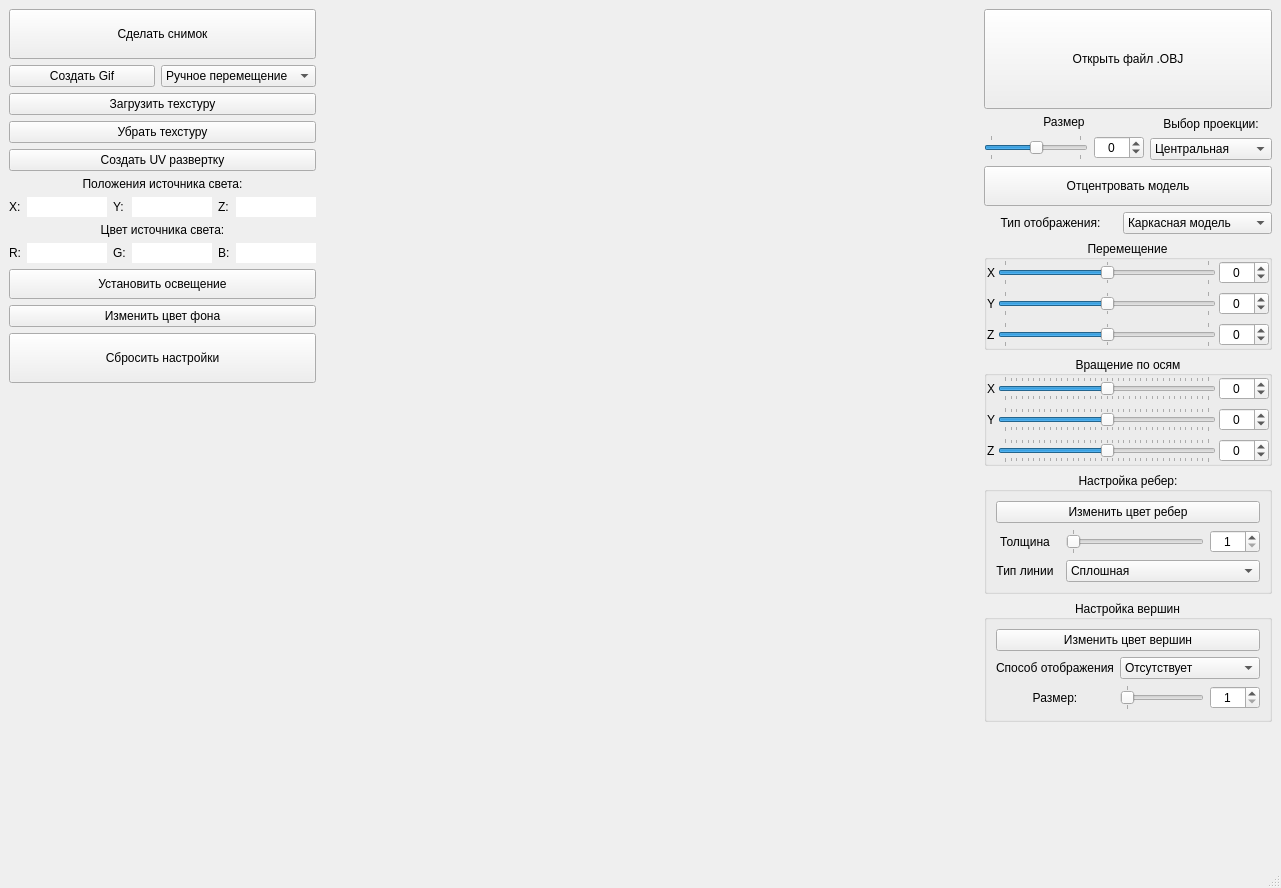
<?xml version="1.0" encoding="UTF-8"?>
<ui version="4.0">
 <class>MainWindow</class>
 <widget class="QMainWindow" name="MainWindow">
  <property name="geometry">
   <rect>
    <x>0</x>
    <y>0</y>
    <width>1281</width>
    <height>888</height>
   </rect>
  </property>
  <property name="windowTitle">
   <string>MainWindow</string>
  </property>
  <widget class="QWidget" name="centralwidget">
   <layout class="QHBoxLayout" name="horizontalLayout">
    <item>
     <layout class="QHBoxLayout" name="main" stretch="0,2,0">
      <item>
       <layout class="QVBoxLayout" name="left">
        <property name="sizeConstraint">
         <enum>QLayout::SetDefaultConstraint</enum>
        </property>
        <item>
         <layout class="QGridLayout" name="gridLayout_6">
          <item row="1" column="0">
           <widget class="QPushButton" name="Gif">
            <property name="text">
             <string>Создать Gif</string>
            </property>
           </widget>
          </item>
          <item row="0" column="0" colspan="2">
           <widget class="QPushButton" name="ScreenShot">
            <property name="minimumSize">
             <size>
              <width>0</width>
              <height>50</height>
             </size>
            </property>
            <property name="maximumSize">
             <size>
              <width>16777215</width>
              <height>16777215</height>
             </size>
            </property>
            <property name="text">
             <string>Сделать снимок</string>
            </property>
           </widget>
          </item>
          <item row="1" column="1">
           <widget class="QComboBox" name="TypeGif_box">
            <item>
             <property name="text">
              <string>Ручное перемещение</string>
             </property>
            </item>
            <item>
             <property name="text">
              <string>Перемещение по X</string>
             </property>
            </item>
            <item>
             <property name="text">
              <string>Перемещение по Y</string>
             </property>
            </item>
            <item>
             <property name="text">
              <string>Перемещение по Z</string>
             </property>
            </item>
           </widget>
          </item>
         </layout>
        </item>
        <item>
         <widget class="QPushButton" name="LoadTexture_button">
          <property name="text">
           <string>Загрузить техстуру</string>
          </property>
          <property name="checkable">
           <bool>false</bool>
          </property>
         </widget>
        </item>
        <item>
         <layout class="QVBoxLayout" name="verticalLayout_5">
          <item>
           <widget class="QPushButton" name="ClearTexture_button">
            <property name="text">
             <string>Убрать техстуру</string>
            </property>
            <property name="checkable">
             <bool>false</bool>
            </property>
           </widget>
          </item>
          <item>
           <widget class="QPushButton" name="SaveUV_buttonn">
            <property name="text">
             <string>Создать UV развертку</string>
            </property>
            <property name="checkable">
             <bool>false</bool>
            </property>
           </widget>
          </item>
          <item>
           <layout class="QVBoxLayout" name="verticalLayout_3">
            <item>
             <layout class="QGridLayout" name="gridLayout_9">
              <item row="1" column="0">
               <layout class="QHBoxLayout" name="horizontalLayout_11">
                <item>
                 <widget class="QLabel" name="X_light_text">
                  <property name="text">
                   <string>X:</string>
                  </property>
                 </widget>
                </item>
                <item>
                 <widget class="QLineEdit" name="X_light_line">
                  <property name="sizePolicy">
                   <sizepolicy hsizetype="Expanding" vsizetype="Fixed">
                    <horstretch>0</horstretch>
                    <verstretch>0</verstretch>
                   </sizepolicy>
                  </property>
                  <property name="maximumSize">
                   <size>
                    <width>80</width>
                    <height>16777215</height>
                   </size>
                  </property>
                  <property name="mouseTracking">
                   <bool>true</bool>
                  </property>
                  <property name="focusPolicy">
                   <enum>Qt::ClickFocus</enum>
                  </property>
                  <property name="frame">
                   <bool>false</bool>
                  </property>
                 </widget>
                </item>
                <item>
                 <widget class="QLabel" name="Y_light_text">
                  <property name="text">
                   <string>Y:</string>
                  </property>
                 </widget>
                </item>
                <item>
                 <widget class="QLineEdit" name="Y_light_line">
                  <property name="maximumSize">
                   <size>
                    <width>80</width>
                    <height>16777215</height>
                   </size>
                  </property>
                  <property name="mouseTracking">
                   <bool>false</bool>
                  </property>
                  <property name="focusPolicy">
                   <enum>Qt::ClickFocus</enum>
                  </property>
                  <property name="frame">
                   <bool>false</bool>
                  </property>
                 </widget>
                </item>
                <item>
                 <widget class="QLabel" name="Z_light_text">
                  <property name="text">
                   <string>Z:</string>
                  </property>
                 </widget>
                </item>
                <item>
                 <widget class="QLineEdit" name="Z_light_line">
                  <property name="maximumSize">
                   <size>
                    <width>80</width>
                    <height>16777215</height>
                   </size>
                  </property>
                  <property name="mouseTracking">
                   <bool>false</bool>
                  </property>
                  <property name="focusPolicy">
                   <enum>Qt::ClickFocus</enum>
                  </property>
                  <property name="frame">
                   <bool>false</bool>
                  </property>
                 </widget>
                </item>
               </layout>
              </item>
              <item row="0" column="0">
               <widget class="QLabel" name="XYZ_light_text">
                <property name="text">
                 <string>Положения источника света:</string>
                </property>
                <property name="alignment">
                 <set>Qt::AlignCenter</set>
                </property>
               </widget>
              </item>
             </layout>
            </item>
            <item>
             <layout class="QGridLayout" name="gridLayout_7">
              <item row="0" column="0">
               <widget class="QLabel" name="Color_light_text">
                <property name="text">
                 <string>Цвет источника света:</string>
                </property>
                <property name="alignment">
                 <set>Qt::AlignCenter</set>
                </property>
               </widget>
              </item>
              <item row="1" column="0">
               <layout class="QHBoxLayout" name="horizontalLayout_3">
                <item>
                 <widget class="QLabel" name="R_text">
                  <property name="text">
                   <string>R:</string>
                  </property>
                 </widget>
                </item>
                <item>
                 <widget class="QLineEdit" name="R_line">
                  <property name="maximumSize">
                   <size>
                    <width>80</width>
                    <height>16777215</height>
                   </size>
                  </property>
                  <property name="focusPolicy">
                   <enum>Qt::ClickFocus</enum>
                  </property>
                  <property name="frame">
                   <bool>false</bool>
                  </property>
                 </widget>
                </item>
                <item>
                 <widget class="QLabel" name="G_text">
                  <property name="text">
                   <string>G:</string>
                  </property>
                 </widget>
                </item>
                <item>
                 <widget class="QLineEdit" name="G_line">
                  <property name="maximumSize">
                   <size>
                    <width>80</width>
                    <height>16777215</height>
                   </size>
                  </property>
                  <property name="mouseTracking">
                   <bool>false</bool>
                  </property>
                  <property name="focusPolicy">
                   <enum>Qt::ClickFocus</enum>
                  </property>
                  <property name="frame">
                   <bool>false</bool>
                  </property>
                 </widget>
                </item>
                <item>
                 <widget class="QLabel" name="B_text">
                  <property name="text">
                   <string>B:</string>
                  </property>
                 </widget>
                </item>
                <item>
                 <widget class="QLineEdit" name="B_line">
                  <property name="enabled">
                   <bool>true</bool>
                  </property>
                  <property name="maximumSize">
                   <size>
                    <width>80</width>
                    <height>16777215</height>
                   </size>
                  </property>
                  <property name="mouseTracking">
                   <bool>true</bool>
                  </property>
                  <property name="focusPolicy">
                   <enum>Qt::ClickFocus</enum>
                  </property>
                  <property name="frame">
                   <bool>false</bool>
                  </property>
                 </widget>
                </item>
               </layout>
              </item>
              <item row="2" column="0">
               <widget class="QPushButton" name="Light_button">
                <property name="minimumSize">
                 <size>
                  <width>0</width>
                  <height>30</height>
                 </size>
                </property>
                <property name="text">
                 <string>Установить освещение</string>
                </property>
                <property name="checkable">
                 <bool>false</bool>
                </property>
               </widget>
              </item>
             </layout>
            </item>
           </layout>
          </item>
          <item>
           <layout class="QGridLayout" name="gridLayout_5">
            <item row="0" column="0">
             <widget class="QPushButton" name="Background_color">
              <property name="text">
               <string>Изменить цвет фона</string>
              </property>
             </widget>
            </item>
            <item row="1" column="0">
             <widget class="QPushButton" name="Reset">
              <property name="minimumSize">
               <size>
                <width>0</width>
                <height>50</height>
               </size>
              </property>
              <property name="text">
               <string>Сбросить настройки</string>
              </property>
             </widget>
            </item>
           </layout>
          </item>
          <item>
           <spacer name="verticalSpacer">
            <property name="orientation">
             <enum>Qt::Vertical</enum>
            </property>
            <property name="sizeHint" stdset="0">
             <size>
              <width>20</width>
              <height>40</height>
             </size>
            </property>
           </spacer>
          </item>
         </layout>
        </item>
       </layout>
      </item>
      <item>
       <layout class="QVBoxLayout" name="center">
        <item>
         <widget class="s21::glWidget" name="openGLWidget" native="true"/>
        </item>
       </layout>
      </item>
      <item>
       <layout class="QVBoxLayout" name="right">
        <item>
         <widget class="QPushButton" name="openFile">
          <property name="sizePolicy">
           <sizepolicy hsizetype="Minimum" vsizetype="Expanding">
            <horstretch>0</horstretch>
            <verstretch>0</verstretch>
           </sizepolicy>
          </property>
          <property name="minimumSize">
           <size>
            <width>0</width>
            <height>50</height>
           </size>
          </property>
          <property name="maximumSize">
           <size>
            <width>16777215</width>
            <height>100</height>
           </size>
          </property>
          <property name="mouseTracking">
           <bool>true</bool>
          </property>
          <property name="text">
           <string>Открыть файл .OBJ</string>
          </property>
         </widget>
        </item>
        <item>
         <layout class="QHBoxLayout" name="horizontalLayout_6">
          <item>
           <layout class="QVBoxLayout" name="verticalLayout">
            <item>
             <widget class="QLabel" name="Size_text">
              <property name="layoutDirection">
               <enum>Qt::LeftToRight</enum>
              </property>
              <property name="text">
               <string>Размер</string>
              </property>
              <property name="alignment">
               <set>Qt::AlignCenter</set>
              </property>
             </widget>
            </item>
            <item>
             <layout class="QHBoxLayout" name="horizontalLayout_14">
              <item>
               <widget class="QSlider" name="Slider_size">
                <property name="minimum">
                 <number>-10</number>
                </property>
                <property name="maximum">
                 <number>10</number>
                </property>
                <property name="pageStep">
                 <number>1</number>
                </property>
                <property name="orientation">
                 <enum>Qt::Horizontal</enum>
                </property>
                <property name="tickPosition">
                 <enum>QSlider::TicksBothSides</enum>
                </property>
                <property name="tickInterval">
                 <number>20</number>
                </property>
               </widget>
              </item>
              <item>
               <widget class="QSpinBox" name="Size">
                <property name="minimumSize">
                 <size>
                  <width>50</width>
                  <height>0</height>
                 </size>
                </property>
                <property name="maximumSize">
                 <size>
                  <width>50</width>
                  <height>16777215</height>
                 </size>
                </property>
                <property name="focusPolicy">
                 <enum>Qt::NoFocus</enum>
                </property>
                <property name="wrapping">
                 <bool>false</bool>
                </property>
                <property name="alignment">
                 <set>Qt::AlignCenter</set>
                </property>
                <property name="minimum">
                 <number>-10</number>
                </property>
                <property name="maximum">
                 <number>10</number>
                </property>
               </widget>
              </item>
             </layout>
            </item>
           </layout>
          </item>
          <item>
           <layout class="QVBoxLayout" name="verticalLayout_2">
            <item>
             <widget class="QLabel" name="Projection_text">
              <property name="text">
               <string>Выбор проекции:</string>
              </property>
              <property name="alignment">
               <set>Qt::AlignCenter</set>
              </property>
             </widget>
            </item>
            <item>
             <widget class="QComboBox" name="Projections_box">
              <property name="contextMenuPolicy">
               <enum>Qt::DefaultContextMenu</enum>
              </property>
              <property name="toolTip">
               <string/>
              </property>
              <property name="statusTip">
               <string/>
              </property>
              <property name="whatsThis">
               <string/>
              </property>
              <property name="accessibleName">
               <string/>
              </property>
              <property name="accessibleDescription">
               <string/>
              </property>
              <property name="styleSheet">
               <string notr="true"/>
              </property>
              <property name="editable">
               <bool>false</bool>
              </property>
              <item>
               <property name="text">
                <string>Центральная </string>
               </property>
              </item>
              <item>
               <property name="text">
                <string>Паралллельная </string>
               </property>
              </item>
             </widget>
            </item>
           </layout>
          </item>
         </layout>
        </item>
        <item>
         <widget class="QPushButton" name="pushButton">
          <property name="minimumSize">
           <size>
            <width>0</width>
            <height>40</height>
           </size>
          </property>
          <property name="maximumSize">
           <size>
            <width>16777215</width>
            <height>100</height>
           </size>
          </property>
          <property name="text">
           <string>Отцентровать модель</string>
          </property>
         </widget>
        </item>
        <item>
         <layout class="QHBoxLayout" name="horizontalLayout_2">
          <item>
           <widget class="QLabel" name="ViewType_line">
            <property name="layoutDirection">
             <enum>Qt::LeftToRight</enum>
            </property>
            <property name="text">
             <string>Тип отображения:</string>
            </property>
            <property name="alignment">
             <set>Qt::AlignCenter</set>
            </property>
           </widget>
          </item>
          <item>
           <widget class="QComboBox" name="ViewType_box">
            <item>
             <property name="text">
              <string>Каркасная модель</string>
             </property>
            </item>
            <item>
             <property name="text">
              <string>Плоское затененеие</string>
             </property>
            </item>
            <item>
             <property name="text">
              <string>Мягкое затенение</string>
             </property>
            </item>
           </widget>
          </item>
         </layout>
        </item>
        <item>
         <layout class="QVBoxLayout" name="verticalLayout_4">
          <item>
           <widget class="QGroupBox" name="Move_box">
            <property name="title">
             <string>Перемещение</string>
            </property>
            <property name="alignment">
             <set>Qt::AlignCenter</set>
            </property>
            <layout class="QGridLayout" name="gridLayout_4">
             <property name="leftMargin">
              <number>0</number>
             </property>
             <property name="topMargin">
              <number>0</number>
             </property>
             <property name="rightMargin">
              <number>0</number>
             </property>
             <property name="bottomMargin">
              <number>0</number>
             </property>
             <item row="0" column="0">
              <layout class="QHBoxLayout" name="horizontalLayout_15">
               <property name="spacing">
                <number>3</number>
               </property>
               <item>
                <widget class="QLabel" name="X_text">
                 <property name="text">
                  <string>X</string>
                 </property>
                </widget>
               </item>
               <item>
                <widget class="QSlider" name="Slider_X">
                 <property name="minimum">
                  <number>-20</number>
                 </property>
                 <property name="maximum">
                  <number>20</number>
                 </property>
                 <property name="orientation">
                  <enum>Qt::Horizontal</enum>
                 </property>
                 <property name="tickPosition">
                  <enum>QSlider::TicksBothSides</enum>
                 </property>
                 <property name="tickInterval">
                  <number>20</number>
                 </property>
                </widget>
               </item>
               <item>
                <widget class="QSpinBox" name="X_digit">
                 <property name="minimumSize">
                  <size>
                   <width>50</width>
                   <height>0</height>
                  </size>
                 </property>
                 <property name="maximumSize">
                  <size>
                   <width>50</width>
                   <height>16777215</height>
                  </size>
                 </property>
                 <property name="focusPolicy">
                  <enum>Qt::NoFocus</enum>
                 </property>
                 <property name="alignment">
                  <set>Qt::AlignCenter</set>
                 </property>
                 <property name="minimum">
                  <number>-50</number>
                 </property>
                 <property name="maximum">
                  <number>50</number>
                 </property>
                 <property name="value">
                  <number>0</number>
                 </property>
                </widget>
               </item>
              </layout>
             </item>
             <item row="1" column="0">
              <layout class="QHBoxLayout" name="horizontalLayout_16">
               <property name="spacing">
                <number>3</number>
               </property>
               <item>
                <widget class="QLabel" name="Y_Text">
                 <property name="text">
                  <string>Y</string>
                 </property>
                </widget>
               </item>
               <item>
                <widget class="QSlider" name="Slider_Y">
                 <property name="minimum">
                  <number>-20</number>
                 </property>
                 <property name="maximum">
                  <number>20</number>
                 </property>
                 <property name="orientation">
                  <enum>Qt::Horizontal</enum>
                 </property>
                 <property name="tickPosition">
                  <enum>QSlider::TicksBothSides</enum>
                 </property>
                 <property name="tickInterval">
                  <number>20</number>
                 </property>
                </widget>
               </item>
               <item>
                <widget class="QSpinBox" name="Y_digit">
                 <property name="sizePolicy">
                  <sizepolicy hsizetype="Minimum" vsizetype="Fixed">
                   <horstretch>0</horstretch>
                   <verstretch>0</verstretch>
                  </sizepolicy>
                 </property>
                 <property name="minimumSize">
                  <size>
                   <width>50</width>
                   <height>0</height>
                  </size>
                 </property>
                 <property name="maximumSize">
                  <size>
                   <width>50</width>
                   <height>16777215</height>
                  </size>
                 </property>
                 <property name="focusPolicy">
                  <enum>Qt::NoFocus</enum>
                 </property>
                 <property name="alignment">
                  <set>Qt::AlignCenter</set>
                 </property>
                 <property name="minimum">
                  <number>-50</number>
                 </property>
                 <property name="maximum">
                  <number>50</number>
                 </property>
                </widget>
               </item>
              </layout>
             </item>
             <item row="2" column="0">
              <layout class="QHBoxLayout" name="horizontalLayout_17">
               <property name="spacing">
                <number>3</number>
               </property>
               <item>
                <widget class="QLabel" name="Z_text">
                 <property name="text">
                  <string>Z</string>
                 </property>
                </widget>
               </item>
               <item>
                <widget class="QSlider" name="Slider_Z">
                 <property name="minimum">
                  <number>-20</number>
                 </property>
                 <property name="maximum">
                  <number>20</number>
                 </property>
                 <property name="value">
                  <number>0</number>
                 </property>
                 <property name="orientation">
                  <enum>Qt::Horizontal</enum>
                 </property>
                 <property name="tickPosition">
                  <enum>QSlider::TicksBothSides</enum>
                 </property>
                 <property name="tickInterval">
                  <number>20</number>
                 </property>
                </widget>
               </item>
               <item>
                <widget class="QSpinBox" name="Z_digit">
                 <property name="minimumSize">
                  <size>
                   <width>50</width>
                   <height>0</height>
                  </size>
                 </property>
                 <property name="maximumSize">
                  <size>
                   <width>50</width>
                   <height>16777215</height>
                  </size>
                 </property>
                 <property name="focusPolicy">
                  <enum>Qt::NoFocus</enum>
                 </property>
                 <property name="alignment">
                  <set>Qt::AlignCenter</set>
                 </property>
                 <property name="minimum">
                  <number>-50</number>
                 </property>
                 <property name="maximum">
                  <number>50</number>
                 </property>
                </widget>
               </item>
              </layout>
             </item>
            </layout>
           </widget>
          </item>
          <item>
           <widget class="QGroupBox" name="Rotate_box">
            <property name="toolTipDuration">
             <number>-1</number>
            </property>
            <property name="title">
             <string>Вращение по осям</string>
            </property>
            <property name="alignment">
             <set>Qt::AlignCenter</set>
            </property>
            <layout class="QGridLayout" name="gridLayout_2">
             <property name="leftMargin">
              <number>0</number>
             </property>
             <property name="topMargin">
              <number>0</number>
             </property>
             <property name="rightMargin">
              <number>0</number>
             </property>
             <property name="bottomMargin">
              <number>0</number>
             </property>
             <item row="0" column="0">
              <layout class="QHBoxLayout" name="horizontalLayout_7">
               <property name="spacing">
                <number>3</number>
               </property>
               <item>
                <widget class="QLabel" name="X_label">
                 <property name="text">
                  <string>X</string>
                 </property>
                </widget>
               </item>
               <item>
                <widget class="QSlider" name="Slider_X_Rotate">
                 <property name="minimum">
                  <number>-360</number>
                 </property>
                 <property name="maximum">
                  <number>360</number>
                 </property>
                 <property name="orientation">
                  <enum>Qt::Horizontal</enum>
                 </property>
                 <property name="tickPosition">
                  <enum>QSlider::TicksBothSides</enum>
                 </property>
                 <property name="tickInterval">
                  <number>20</number>
                 </property>
                </widget>
               </item>
               <item>
                <widget class="QSpinBox" name="X_Rotate_digit">
                 <property name="minimumSize">
                  <size>
                   <width>50</width>
                   <height>0</height>
                  </size>
                 </property>
                 <property name="maximumSize">
                  <size>
                   <width>50</width>
                   <height>16777215</height>
                  </size>
                 </property>
                 <property name="focusPolicy">
                  <enum>Qt::NoFocus</enum>
                 </property>
                 <property name="alignment">
                  <set>Qt::AlignCenter</set>
                 </property>
                 <property name="keyboardTracking">
                  <bool>false</bool>
                 </property>
                 <property name="minimum">
                  <number>-360</number>
                 </property>
                 <property name="maximum">
                  <number>360</number>
                 </property>
                 <property name="value">
                  <number>0</number>
                 </property>
                </widget>
               </item>
              </layout>
             </item>
             <item row="1" column="0">
              <layout class="QHBoxLayout" name="horizontalLayout_8">
               <property name="spacing">
                <number>3</number>
               </property>
               <item>
                <widget class="QLabel" name="Y_label">
                 <property name="text">
                  <string>Y</string>
                 </property>
                </widget>
               </item>
               <item>
                <widget class="QSlider" name="Slider_Y_Rotate">
                 <property name="minimum">
                  <number>-360</number>
                 </property>
                 <property name="maximum">
                  <number>360</number>
                 </property>
                 <property name="orientation">
                  <enum>Qt::Horizontal</enum>
                 </property>
                 <property name="tickPosition">
                  <enum>QSlider::TicksBothSides</enum>
                 </property>
                 <property name="tickInterval">
                  <number>20</number>
                 </property>
                </widget>
               </item>
               <item>
                <widget class="QSpinBox" name="Y_Rotate_digit">
                 <property name="sizePolicy">
                  <sizepolicy hsizetype="Minimum" vsizetype="Fixed">
                   <horstretch>0</horstretch>
                   <verstretch>0</verstretch>
                  </sizepolicy>
                 </property>
                 <property name="minimumSize">
                  <size>
                   <width>50</width>
                   <height>0</height>
                  </size>
                 </property>
                 <property name="maximumSize">
                  <size>
                   <width>50</width>
                   <height>16777215</height>
                  </size>
                 </property>
                 <property name="focusPolicy">
                  <enum>Qt::NoFocus</enum>
                 </property>
                 <property name="alignment">
                  <set>Qt::AlignCenter</set>
                 </property>
                 <property name="minimum">
                  <number>-360</number>
                 </property>
                 <property name="maximum">
                  <number>360</number>
                 </property>
                </widget>
               </item>
              </layout>
             </item>
             <item row="2" column="0">
              <layout class="QHBoxLayout" name="horizontalLayout_9">
               <property name="spacing">
                <number>3</number>
               </property>
               <item>
                <widget class="QLabel" name="Z_label">
                 <property name="text">
                  <string>Z</string>
                 </property>
                </widget>
               </item>
               <item>
                <widget class="QSlider" name="Slider_Z_Rotate">
                 <property name="minimum">
                  <number>-360</number>
                 </property>
                 <property name="maximum">
                  <number>360</number>
                 </property>
                 <property name="pageStep">
                  <number>10</number>
                 </property>
                 <property name="orientation">
                  <enum>Qt::Horizontal</enum>
                 </property>
                 <property name="tickPosition">
                  <enum>QSlider::TicksBothSides</enum>
                 </property>
                 <property name="tickInterval">
                  <number>20</number>
                 </property>
                </widget>
               </item>
               <item>
                <widget class="QSpinBox" name="Z_Rotate_digit">
                 <property name="minimumSize">
                  <size>
                   <width>50</width>
                   <height>0</height>
                  </size>
                 </property>
                 <property name="maximumSize">
                  <size>
                   <width>50</width>
                   <height>16777215</height>
                  </size>
                 </property>
                 <property name="focusPolicy">
                  <enum>Qt::NoFocus</enum>
                 </property>
                 <property name="alignment">
                  <set>Qt::AlignCenter</set>
                 </property>
                 <property name="minimum">
                  <number>-360</number>
                 </property>
                 <property name="maximum">
                  <number>360</number>
                 </property>
                </widget>
               </item>
              </layout>
             </item>
            </layout>
           </widget>
          </item>
          <item>
           <widget class="QGroupBox" name="Line_box">
            <property name="title">
             <string>Настройка ребер:</string>
            </property>
            <property name="alignment">
             <set>Qt::AlignCenter</set>
            </property>
            <layout class="QGridLayout" name="gridLayout_3">
             <item row="4" column="3">
              <widget class="QComboBox" name="type_line_box">
               <property name="contextMenuPolicy">
                <enum>Qt::DefaultContextMenu</enum>
               </property>
               <property name="toolTip">
                <string/>
               </property>
               <property name="statusTip">
                <string/>
               </property>
               <property name="whatsThis">
                <string/>
               </property>
               <property name="accessibleName">
                <string/>
               </property>
               <property name="accessibleDescription">
                <string/>
               </property>
               <property name="styleSheet">
                <string notr="true"/>
               </property>
               <property name="editable">
                <bool>false</bool>
               </property>
               <property name="currentText">
                <string>Сплошная</string>
               </property>
               <item>
                <property name="text">
                 <string>Сплошная</string>
                </property>
               </item>
               <item>
                <property name="text">
                 <string>Пунктирная</string>
                </property>
               </item>
              </widget>
             </item>
             <item row="3" column="1">
              <widget class="QLabel" name="thickness_text">
               <property name="text">
                <string>Толщина</string>
               </property>
               <property name="alignment">
                <set>Qt::AlignCenter</set>
               </property>
              </widget>
             </item>
             <item row="4" column="1">
              <widget class="QLabel" name="Type_line_text">
               <property name="text">
                <string>Тип линии</string>
               </property>
               <property name="alignment">
                <set>Qt::AlignCenter</set>
               </property>
              </widget>
             </item>
             <item row="1" column="1" colspan="3">
              <widget class="QPushButton" name="Vertex_color">
               <property name="text">
                <string>Изменить цвет ребер</string>
               </property>
              </widget>
             </item>
             <item row="3" column="3">
              <layout class="QHBoxLayout" name="horizontalLayout_19">
               <item>
                <widget class="QSlider" name="Slider_thickness">
                 <property name="minimum">
                  <number>1</number>
                 </property>
                 <property name="maximum">
                  <number>10</number>
                 </property>
                 <property name="singleStep">
                  <number>1</number>
                 </property>
                 <property name="pageStep">
                  <number>1</number>
                 </property>
                 <property name="sliderPosition">
                  <number>1</number>
                 </property>
                 <property name="orientation">
                  <enum>Qt::Horizontal</enum>
                 </property>
                 <property name="tickPosition">
                  <enum>QSlider::TicksBothSides</enum>
                 </property>
                 <property name="tickInterval">
                  <number>20</number>
                 </property>
                </widget>
               </item>
               <item>
                <widget class="QSpinBox" name="thickness_digit">
                 <property name="minimumSize">
                  <size>
                   <width>50</width>
                   <height>0</height>
                  </size>
                 </property>
                 <property name="maximumSize">
                  <size>
                   <width>50</width>
                   <height>16777215</height>
                  </size>
                 </property>
                 <property name="focusPolicy">
                  <enum>Qt::NoFocus</enum>
                 </property>
                 <property name="alignment">
                  <set>Qt::AlignCenter</set>
                 </property>
                 <property name="minimum">
                  <number>1</number>
                 </property>
                 <property name="maximum">
                  <number>10</number>
                 </property>
                </widget>
               </item>
              </layout>
             </item>
            </layout>
           </widget>
          </item>
          <item>
           <widget class="QGroupBox" name="edge_layout">
            <property name="title">
             <string>Настройка вершин</string>
            </property>
            <property name="alignment">
             <set>Qt::AlignCenter</set>
            </property>
            <layout class="QGridLayout" name="gridLayout">
             <item row="2" column="1" colspan="2">
              <widget class="QPushButton" name="color_edge">
               <property name="text">
                <string>Изменить цвет вершин</string>
               </property>
              </widget>
             </item>
             <item row="5" column="1">
              <widget class="QLabel" name="Size_vertex">
               <property name="text">
                <string>Размер:</string>
               </property>
               <property name="alignment">
                <set>Qt::AlignCenter</set>
               </property>
              </widget>
             </item>
             <item row="3" column="2">
              <widget class="QComboBox" name="edge_box">
               <property name="contextMenuPolicy">
                <enum>Qt::DefaultContextMenu</enum>
               </property>
               <property name="toolTip">
                <string/>
               </property>
               <property name="statusTip">
                <string/>
               </property>
               <property name="whatsThis">
                <string/>
               </property>
               <property name="accessibleName">
                <string/>
               </property>
               <property name="accessibleDescription">
                <string/>
               </property>
               <property name="styleSheet">
                <string notr="true"/>
               </property>
               <property name="editable">
                <bool>false</bool>
               </property>
               <property name="currentText">
                <string>Отсутствует</string>
               </property>
               <item>
                <property name="text">
                 <string>Отсутствует</string>
                </property>
               </item>
               <item>
                <property name="text">
                 <string>Круг</string>
                </property>
               </item>
               <item>
                <property name="text">
                 <string>Квадрат</string>
                </property>
               </item>
              </widget>
             </item>
             <item row="3" column="1">
              <widget class="QLabel" name="visible_metod">
               <property name="text">
                <string>Способ отображения</string>
               </property>
               <property name="alignment">
                <set>Qt::AlignCenter</set>
               </property>
              </widget>
             </item>
             <item row="5" column="2">
              <layout class="QHBoxLayout" name="horizontalLayout_18">
               <item>
                <widget class="QSlider" name="Slider_edge">
                 <property name="minimum">
                  <number>1</number>
                 </property>
                 <property name="maximum">
                  <number>10</number>
                 </property>
                 <property name="pageStep">
                  <number>1</number>
                 </property>
                 <property name="orientation">
                  <enum>Qt::Horizontal</enum>
                 </property>
                 <property name="tickPosition">
                  <enum>QSlider::TicksBothSides</enum>
                 </property>
                 <property name="tickInterval">
                  <number>20</number>
                 </property>
                </widget>
               </item>
               <item>
                <widget class="QSpinBox" name="Edge_digit">
                 <property name="minimumSize">
                  <size>
                   <width>50</width>
                   <height>0</height>
                  </size>
                 </property>
                 <property name="maximumSize">
                  <size>
                   <width>50</width>
                   <height>16777215</height>
                  </size>
                 </property>
                 <property name="focusPolicy">
                  <enum>Qt::NoFocus</enum>
                 </property>
                 <property name="alignment">
                  <set>Qt::AlignCenter</set>
                 </property>
                 <property name="minimum">
                  <number>1</number>
                 </property>
                 <property name="maximum">
                  <number>10</number>
                 </property>
                </widget>
               </item>
              </layout>
             </item>
            </layout>
           </widget>
          </item>
         </layout>
        </item>
        <item>
         <spacer name="verticalSpacer_2">
          <property name="orientation">
           <enum>Qt::Vertical</enum>
          </property>
          <property name="sizeHint" stdset="0">
           <size>
            <width>20</width>
            <height>40</height>
           </size>
          </property>
         </spacer>
        </item>
       </layout>
      </item>
     </layout>
    </item>
   </layout>
  </widget>
  <widget class="QStatusBar" name="statusbar"/>
 </widget>
 <customwidgets>
  <customwidget>
   <class>s21::glWidget</class>
   <extends>QWidget</extends>
   <header>models/glwidget.h</header>
  </customwidget>
 </customwidgets>
 <resources/>
 <connections/>
</ui>
